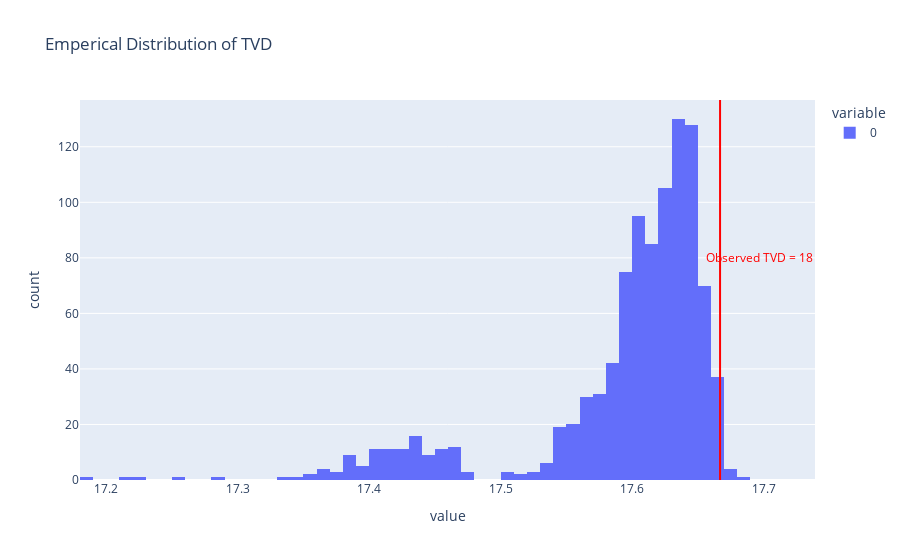

This figure's notebook cell:
### Code cell
fig = px.histogram(tvd_list, title = 'Emperical Distribution of TVD')
fig.add_vline(x=obs, line_color='red')
fig.add_annotation(text=f'<span style="color:red">Observed TVD = {round(obs)}</span>',
                   x = obs + 0.03, showarrow=False, y = 80)
fig.show()

### Figure 1 — Plotly figure (JSON) as saved in the notebook; plotly's stock layout.template omitted (floating-point values rounded to 4 significant figures; data arrays with more than 128 entries replaced by an {"elided": "..."} marker saying what was removed)
{"data": [{"alignmentgroup": "True", "bingroup": "x", "hovertemplate": "variable=0<br>value=%{x}<br>count=%{y}<extra></extra>", "legendgroup": "0", "marker": {"color": "#636efa", "pattern": {"shape": ""}}, "name": "0", "offsetgroup": "0", "orientation": "v", "showlegend": true, "type": "histogram", "x": {"elided": "1000 float values"}, "xaxis": "x", "yaxis": "y"}], "layout": {"annotations": [{"showarrow": false, "text": "<span style=\"color:red\">Observed TVD = 18</span>", "x": 17.7, "y": 80}], "barmode": "relative", "legend": {"title": {"text": "variable"}, "tracegroupgap": 0}, "shapes": [{"line": {"color": "red"}, "type": "line", "x0": 17.67, "x1": 17.67, "xref": "x", "y0": 0, "y1": 1, "yref": "y domain"}], "title": {"text": "Emperical Distribution of TVD"}, "xaxis": {"anchor": "y", "domain": [0, 1], "title": {"text": "value"}}, "yaxis": {"anchor": "x", "domain": [0, 1], "title": {"text": "count"}}}}
